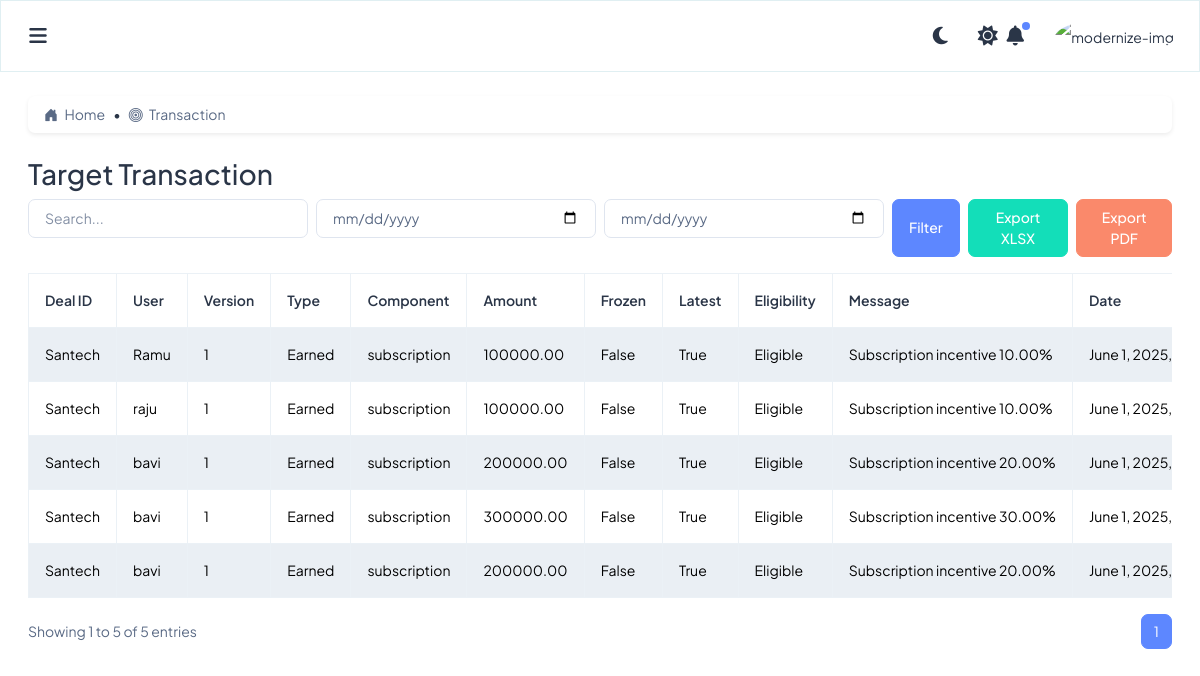
The app's page /targettransaction/ (signed in) with its own data.
### incentives/models.py (models this page shows, shortened)
class AuditMixin(models.Model):
    created_by = models.CharField(max_length=100, null=True, blank=True)
    updated_by = models.CharField(max_length=100, null=True, blank=True)
    created_at = models.DateTimeField(default=timezone.now)
    updated_at = models.DateTimeField(auto_now=True)
    class Meta:
        abstract = True

class TargetTransaction(AuditMixin):
    DEAL_TYPE_CHOICES = [
        ('Earned', 'Earned'),
        ('To Recover', 'To Recover'),
    ]
    ELIGIBILITY_STATUS_CHOICES = [
        ('Pending', 'Pending'),
        ('Eligible', 'Eligible'),
        ('Not Eligible', 'Not Eligible'),
    ]
    TRANSACTION_COMPONENT_CHOICES = [
        ('subscription', 'Subscription'),
    ]
    deal = models.ForeignKey('Deal', on_delete=models.CASCADE, null=True, blank=True)
    user = models.ForeignKey('UserProfile', on_delete=models.CASCADE, null=True, blank=True)
    version = models.PositiveIntegerField(default=1)
    transaction_type = models.CharField(max_length=50, choices=DEAL_TYPE_CHOICES)
    incentive_component_type = models.CharField(max_length=100, choices=TRANSACTION_COMPONENT_CHOICES)
    amount = models.DecimalField(max_digits=10, decimal_places=2, default=0)
    freeze = models.BooleanField(default=False)
    is_latest = models.BooleanField(default=True)
    eligibility_status = models.CharField(max_length=50, choices=ELIGIBILITY_STATUS_CHOICES, default='Pending')
    eligibility_message = models.CharField(max_length=50, blank=True, null=True)
    transaction_date = models.DateTimeField(auto_now_add=True)
    notes = models.TextField(blank=True, null=True)
    class Meta:
        verbose_name = 'TargetTransaction'
        verbose_name_plural = 'TargetTransaction'
        ordering = ['-transaction_date']

class Deal(AuditMixin):
    DOMESTIC = 'domestic'
    INTERNATIONAL = 'international'
    DEAL_TYPE_CHOICES = [
        (DOMESTIC, 'Domestic'),
        (INTERNATIONAL, 'International'),
    ]
    clientName = models.CharField(max_length=255)
    segment = models.ForeignKey(Segment, related_name='deal_segment', on_delete=models.CASCADE, null=True, blank=True)
    dealType = models.CharField(
        max_length=15,
        choices=DEAL_TYPE_CHOICES,
        default=DOMESTIC,  # or any default you prefer
    )
    dealWonDate = models.DateField(null=True, blank=True)
    subDate = models.DateField(null=True, blank=True)
    subrenewDate = models.DateField(null=True, blank=True)
    subAmount = models.DecimalField(max_digits=10, decimal_places=2, null=True, blank=True)
    setupCharges = models.DecimalField(max_digits=10, decimal_places=2, null=True, blank=True)
    refDocs = models.FileField(upload_to='deals/ref_docs/', null=True, blank=True)
    monthlySubscription = models.DecimalField(max_digits=10, decimal_places=2)
    newMarketPenetration = models.CharField(max_length=3, choices=[('Yes', 'Yes'), ('No', 'No')])
    newMarketCountry = models.CharField(max_length=255, blank=True, null=True)
    dealownerSalesPerson = models.ForeignKey(UserProfile, related_name='deals_as_owner', on_delete=models.CASCADE, null=True, blank=True)
    followUpSalesPerson = models.ForeignKey(UserProfile, related_name='deals_as_followup', on_delete=models.CASCADE, null=True, blank=True)
    demo1SalesPerson = models.ForeignKey(UserProfile, related_name='deals_as_demo1', on_delete=models.CASCADE, null=True, blank=True)
    demo2SalesPerson = models.ForeignKey(UserProfile, related_name='deals_as_demo2', on_delete=models.CASCADE, null=True, blank=True)
    leadSource = models.ForeignKey(UserProfile, related_name='leadsource', on_delete=models.CASCADE, null=True, blank=True)
    status = models.CharField(max_length=255, default="Non Approve")

class UserProfile(AuditMixin):
    fullname = models.CharField(max_length=100)
    phone = models.CharField(max_length=15)
    mail_id = models.EmailField(unique=True)
    password = models.CharField(max_length=100)
    user_type = models.ForeignKey(Role, on_delete=models.SET_NULL, null=True, verbose_name="Role")
    team_head = models.ForeignKey(
        'self',
        on_delete=models.SET_NULL,
        null=True,
        blank=True,
        related_name='salespersons',  # Reverse relation: manager.salespersons.all()
        verbose_name="Reports To"
    )
    doj = models.DateField(verbose_name="Date of Joining")
    employee_id = models.CharField(max_length=50, unique=True)
    enable_login = models.BooleanField(default=True)
    coordinator = models.BooleanField(default=True)

### incentives/views.py (the view)
# urls.py: path('targettransaction/', views.targettransaction, name='targettransaction'),
def targettransaction(request):
    search = request.GET.get('search', '')
    from_date = request.GET.get('from_date')
    to_date = request.GET.get('to_date')
    transactions = TargetTransaction.objects.all()
    if search:
        transactions = transactions.filter(
            Q(deal_id__icontains=search) |
            Q(notes__icontains=search) |
            Q(transaction_type__icontains=search)
        )
    if from_date:
        transactions = transactions.filter(transaction_date__gte=from_date)
    if to_date:
        transactions = transactions.filter(transaction_date__lte=to_date)
    transactions = transactions.order_by('-transaction_date')
    paginator = Paginator(transactions, 10)
    page_number = request.GET.get('page')
    page_obj = paginator.get_page(page_number)
    return render(request, 'owner/reports/targettransaction.html', {
        'page_obj': page_obj,
        'search': search,
        'from_date': from_date,
        'to_date': to_date,
    })

### incentives/templatetags/permissions_tags.py (called while the page is built)
@register.filter
def has_any_permission(permissions, value):
    try:
        module, action = [s.strip() for s in value.split(",")]
        return permissions.get((module, action), False)
    except ValueError:
        return False

### incentives/templates/owner/reports/targettransaction.html (shortened to what this page needs)
{% extends 'layouts/layout.html' %}
{% load static %}  {% load permissions_tags %}
{% load form_filters %}
{% block content %}
  <div class="card mb-4 shadow-sm">
    <div class="card-body py-2 px-3">
      <nav aria-label="breadcrumb">
        <ol class="breadcrumb mb-0">
          <li class="breadcrumb-item">
            <a href="{% url 'admin_dashboard' %}" class="text-decoration-none text-primary">
              <i class="bi bi-house-door-fill me-1"></i> Home
            </a>
          </li>
          <li class="breadcrumb-item active" aria-current="page">
            <i class="bi bi-bullseye me-1"></i> Transaction
          </li>
        </ol>
      </nav>
    </div>
  </div>
  <h2>Target Transaction</h2>
<form method="get" class="row g-2 mb-3">
  <div class="col-md-3">
    <input type="text" name="search" value="{{ search }}" placeholder="Search..." class="form-control">
  </div>
  <div class="col-md-3">
    <input type="date" name="from_date" value="{{ from_date }}" class="form-control">
  </div>
  <div class="col-md-3">
    <input type="date" name="to_date" value="{{ to_date }}" class="form-control">
  </div>
  <div class="col-md-3 d-flex gap-2">
    <button type="submit" class="btn btn-primary">Filter</button>
    <a href="{% url 'transaction_export_excel' %}?search={{ search }}&from_date={{ from_date }}&to_date={{ to_date }}" class="btn btn-success">Export XLSX</a>
    <a href="{% url 'transaction_export_pdf' %}?search={{ search }}&from_date={{ from_date }}&to_date={{ to_date }}" class="btn btn-danger">Export PDF</a>
  </div>
</form>
  <div class="table-responsive">
    <table id="zero_config" class="table table-striped table-bordered text-nowrap align-middle">
      <thead>
        <tr>
          <th>Deal ID</th>
           <th>User</th>
          <th>Version</th>
          <th>Type</th>
          <th>Component</th>
          <th>Amount</th>
          <th>Frozen</th>
          <th>Latest</th>
          <th>Eligibility</th>
          <th>Message</th>
          <th>Date</th>
        </tr>
      </thead>
      <tbody>
        {% for txn in page_obj %}
        <tr>
       <td>{{ txn.deal.clientName }}</td>
            <td>{{ txn.user.fullname }}</td>
          <td>{{ txn.version }}</td>
          <td>{{ txn.transaction_type }}</td>
          <td>{{ txn.incentive_component_type }}</td>
          <td>{{ txn.amount }}</td>
          <td>{{ txn.freeze }}</td>
          <td>{{ txn.is_latest }}</td>
          <td>{{ txn.eligibility_status }}</td>
          <td>{{ txn.eligibility_message }}</td>
          <td>{{ txn.transaction_date }}</td>
        </tr>
        {% empty %}
        <tr>
          <td colspan="12" class="text-center">No Transaction found.</td>
        </tr>
        {% endfor %}
      </tbody>
    </table>
    <div class="d-flex justify-content-between align-items-center mt-3">
  <div>
    Showing {{ page_obj.start_index }} to {{ page_obj.end_index }} of {{ page_obj.paginator.count }} entries
  </div>
  <nav>
    <ul class="pagination mb-0">
      <li class="page-item active">
        <span class="page-link">{{ page_obj.number }}</span>
      </li>
    </ul>
  </nav>
</div>
  </div>
  <link rel="stylesheet" href="https://cdn.datatables.net/1.13.6/css/dataTables.bootstrap5.min.css">
{% endblock %}

### incentives/static/css/main.css (style rules this page uses)
:root { --theme-color: #02385c; --secondary-color:#017d91; --text-color: #ffffffba; --shadow-color:#017d911f; }
.text-primary { --bs-text-opacity: 1; color: rgba(var(--theme-color), var(--bs-text-opacity)) !important; }

### records on screen
TargetTransaction: deal.clientName "Santech", user.fullname "Ramu", version "1", transaction_type "Earned", incentive_component_type "subscription", amount "100000.00", freeze "False", is_latest "True", eligibility_status "Eligible", eligibility_message "Subscription incentive 10.00%", transaction_date "June 1, 2025,…"
TargetTransaction: deal.clientName "Santech", user.fullname "raju", version "1", transaction_type "Earned", incentive_component_type "subscription", amount "100000.00", freeze "False", is_latest "True", eligibility_status "Eligible", eligibility_message "Subscription incentive 10.00%", transaction_date "June 1, 2025,…"
TargetTransaction: deal.clientName "Santech", user.fullname "bavi", version "1", transaction_type "Earned", incentive_component_type "subscription", amount "200000.00", freeze "False", is_latest "True", eligibility_status "Eligible", eligibility_message "Subscription incentive 20.00%", transaction_date "June 1, 2025,…"
TargetTransaction: deal.clientName "Santech", user.fullname "bavi", version "1", transaction_type "Earned", incentive_component_type "subscription", amount "300000.00", freeze "False", is_latest "True", eligibility_status "Eligible", eligibility_message "Subscription incentive 30.00%", transaction_date "June 1, 2025,…"
TargetTransaction: deal.clientName "Santech", user.fullname "bavi", version "1", transaction_type "Earned", incentive_component_type "subscription", amount "200000.00", freeze "False", is_latest "True", eligibility_status "Eligible", eligibility_message "Subscription incentive 20.00%", transaction_date "June 1, 2025,…"

### other values on screen
{{ page_obj.start_index }} "1"
{{ page_obj.end_index }} "5"
{{ page_obj.paginator.count }} "5"
{{ page_obj.number }} "1"
